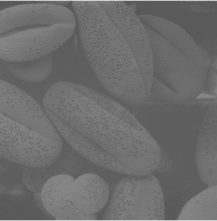
#> input picture shell.png, 217 x 221 px
$ jupyter execute contrast.ipynb
#> lines starting #> are read from the running program, lines starting #| are printed output that depends on the picture
### util.py
import matplotlib.pyplot as plt # For showing image in notebook
import cv2
def show_img(img):
    plt.imshow(cv2.cvtColor(img, cv2.COLOR_BGR2RGB));

# [4 lines left out: function show_spyder_img, not called in this run]

### contrast.ipynb
# The input of the image

[cell 1]
(s1, r1), (s2, r2) = (90, 0), (138, 255)

[cell 2]
import cv2 # for image manipulation
from util import show_img
import math

[cell 3]
img = cv2.imread('shell.png')
#> img is the input picture: shape (221, 217, 3); min 87, max 212, mean 108.5

# as opencv loads in BGR format by default, we want to show it in RGB.
show_img(img)

[cell 4]
img_gray = cv2.cvtColor(img, cv2.COLOR_BGR2GRAY)
show_img(img_gray)

[cell 5]
def peice_wise_line_func_wall(s):
    if 28 <= s <= 75:
        r = (227 * s - 5040)/47
    else:
        r = s
    return r

[cell 6]
def peice_wise_line_func_shell(s):
    if s < 90:
        r = 0
    elif s <= 138:
        r = (255 * s - 22950)/48
    else:
        r = 255
    return r

[cell 7]
img_cont = img_gray.copy()
for i in range(img_cont.shape[0]):
    for j in range(img_cont.shape[1]):
        intensity = img_cont[i, j]
        img_cont[i, j] = peice_wise_line_func_shell(intensity)
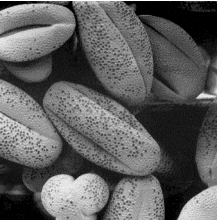
#> img_cont: shape (221, 217); min 0, max 255, mean 95.1

[cell 8]
show_img(img_gray)

[cell 9]
show_img(img_cont)

# Gamma Transformation

[cell 10]
gamma = 1.5

[cell 11]
def apply_gamma(s, gamma=1, k=1):
    if gamma == 0:
        return 1
    val = s/255
    val = k * math.pow(val, gamma)
    if val < 0:
        val = 0
    elif val > 1:
        val = 1
    r = val * 255
    return int(r)

[cell 12]
img = cv2.imread('ship.png')
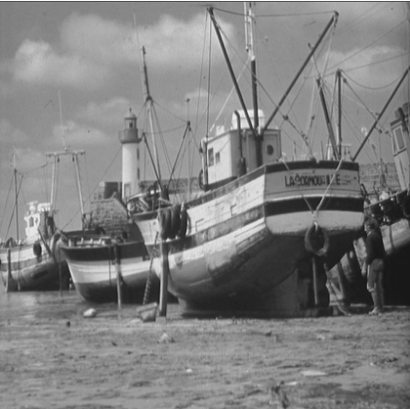
#> input picture ship.png, 410 x 409 px
#> img is the input picture: shape (409, 410, 3); mean B, G, R 128.2, 128.2, 128.2
img_gray = cv2.cvtColor(img, cv2.COLOR_BGR2GRAY)
#> img_gray: shape (409, 410)
show_img(img_gray)

[cell 13]
img_cont = img_gray.copy()
for i in range(img_cont.shape[0]):
    for j in range(img_cont.shape[1]):
        intensity = img_cont[i, j]
        img_cont[i, j] = apply_gamma(intensity, gamma)
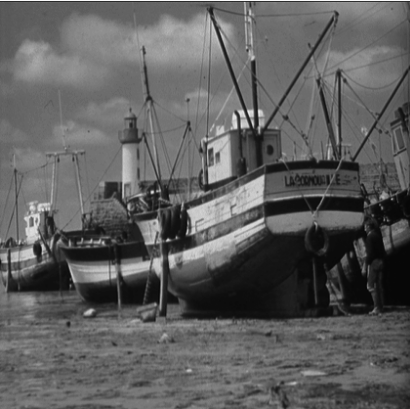
#> img_cont: shape (409, 410); min 7, max 249, mean 94.5

show_img(img_cont)
